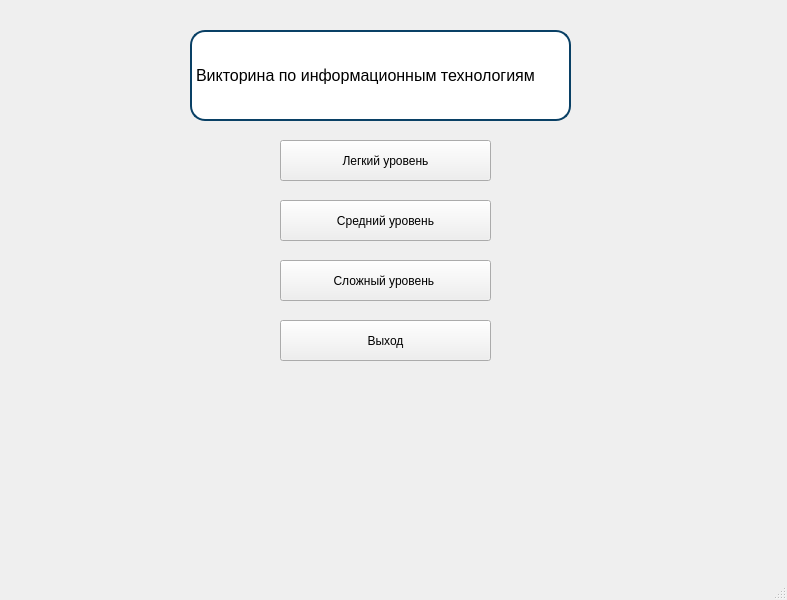
<?xml version="1.0" encoding="UTF-8"?>
<ui version="4.0">
 <class>MainWindow</class>
 <widget class="QMainWindow" name="MainWindow">
  <property name="geometry">
   <rect>
    <x>0</x>
    <y>0</y>
    <width>787</width>
    <height>600</height>
   </rect>
  </property>
  <property name="windowTitle">
   <string>MainWindow</string>
  </property>
  <widget class="QWidget" name="widget">
   <widget class="QPushButton" name="pushButton">
    <property name="geometry">
     <rect>
      <x>280</x>
      <y>320</y>
      <width>211</width>
      <height>41</height>
     </rect>
    </property>
    <property name="text">
     <string>Выход</string>
    </property>
   </widget>
   <widget class="QPushButton" name="pushButton_2">
    <property name="geometry">
     <rect>
      <x>280</x>
      <y>260</y>
      <width>211</width>
      <height>41</height>
     </rect>
    </property>
    <property name="text">
     <string>Сложный уровень </string>
    </property>
   </widget>
   <widget class="QPushButton" name="pushButton_3">
    <property name="geometry">
     <rect>
      <x>280</x>
      <y>200</y>
      <width>211</width>
      <height>41</height>
     </rect>
    </property>
    <property name="text">
     <string>Средний уровень</string>
    </property>
   </widget>
   <widget class="QPushButton" name="pushButton_4">
    <property name="geometry">
     <rect>
      <x>280</x>
      <y>140</y>
      <width>211</width>
      <height>41</height>
     </rect>
    </property>
    <property name="text">
     <string>Легкий уровень</string>
    </property>
   </widget>
   <widget class="QLabel" name="label">
    <property name="geometry">
     <rect>
      <x>190</x>
      <y>30</y>
      <width>381</width>
      <height>91</height>
     </rect>
    </property>
    <property name="font">
     <font>
      <pointsize>12</pointsize>
     </font>
    </property>
    <property name="styleSheet">
     <string notr="true">color: rgb(0,0,0);
background-color: rgb(255,255,255);
border-radius: 15px; 
border: 2px solid #094065</string>
    </property>
    <property name="text">
     <string>Викторина по информационным технологиям</string>
    </property>
   </widget>
  </widget>
  <widget class="QMenuBar" name="menubar">
   <property name="geometry">
    <rect>
     <x>0</x>
     <y>0</y>
     <width>787</width>
     <height>21</height>
    </rect>
   </property>
  </widget>
  <widget class="QStatusBar" name="statusbar"/>
 </widget>
 <resources/>
 <connections/>
</ui>
